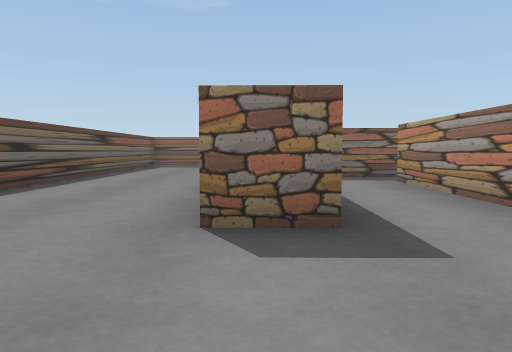
view 1 (above)

22 first-person views from a walk through a Unity game level. The camera is 0.55 m above the floor, tilts 4° down and sees 70° across. The floor is counted in squares, 1 m on a side. Each view is taken from the middle of a square. On the plan, view 1 faces up. The plan holds only what a view shows up to about 9 squares ahead; the rest is blank. The place goes on beyond the plan. The player character is not drawn.

view 2
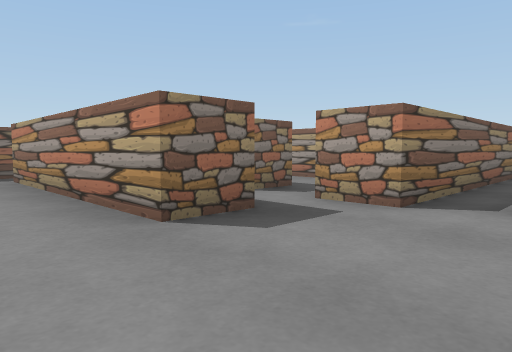

view 3
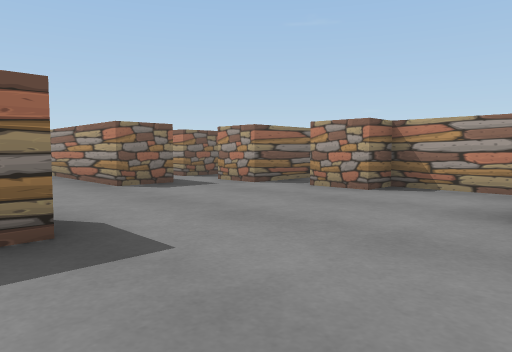

view 4
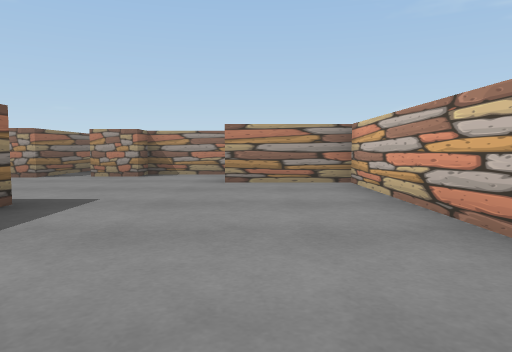

view 5
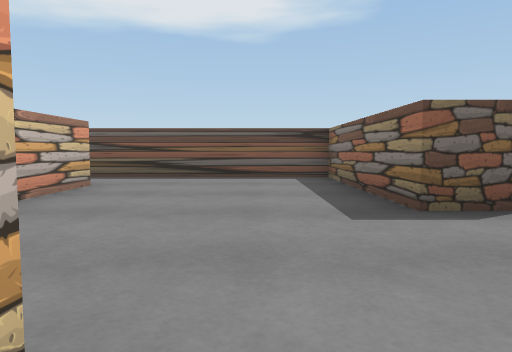

view 6
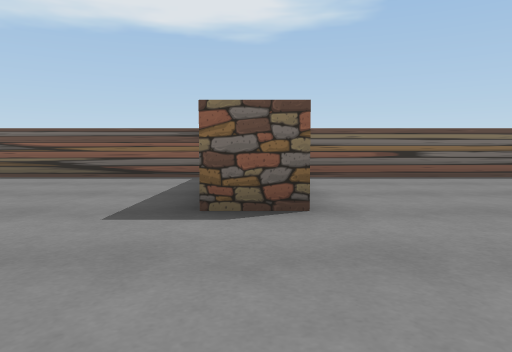

view 7
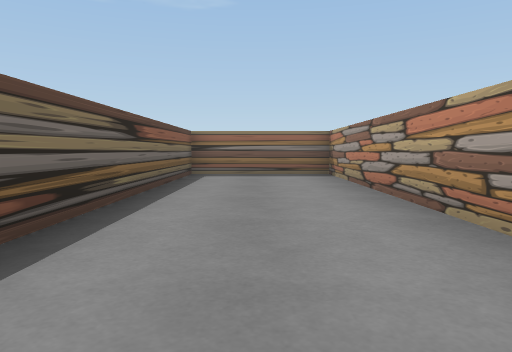

view 8
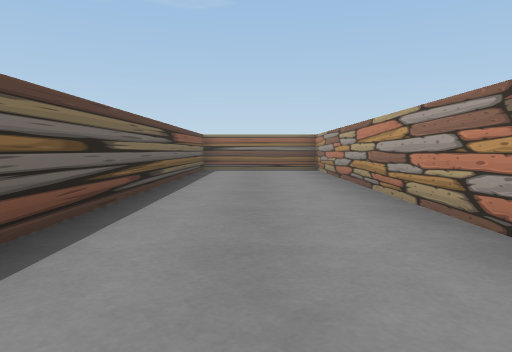

view 9
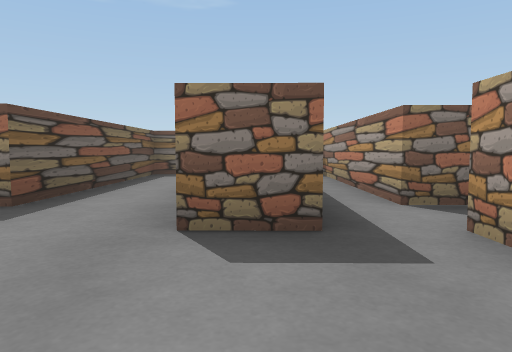

view 10
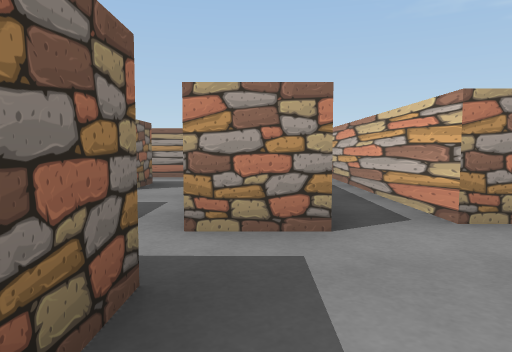

view 11
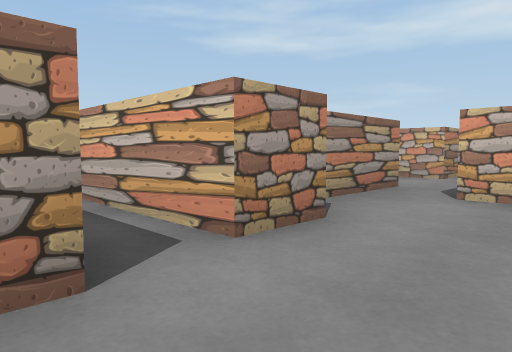

view 12
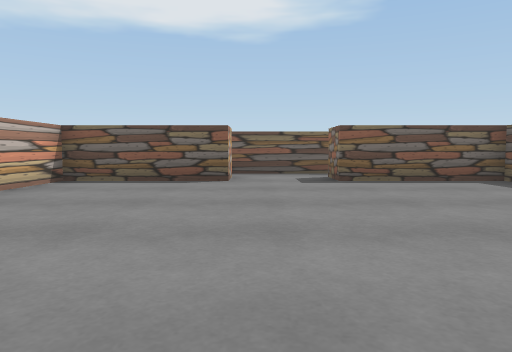

view 13
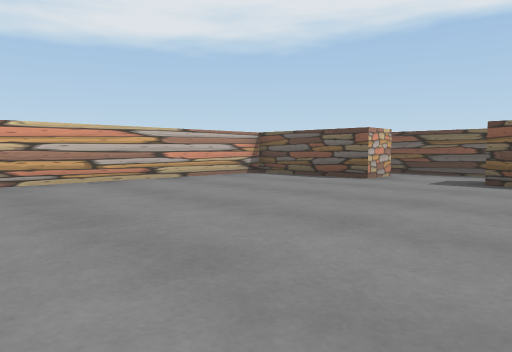

view 14
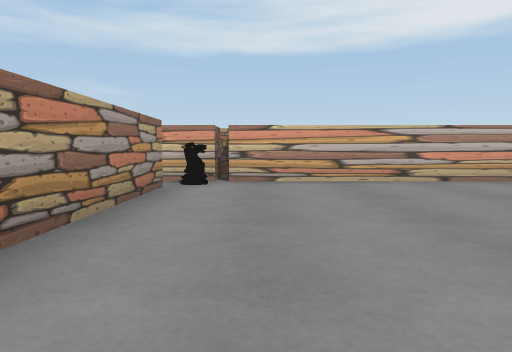

view 15
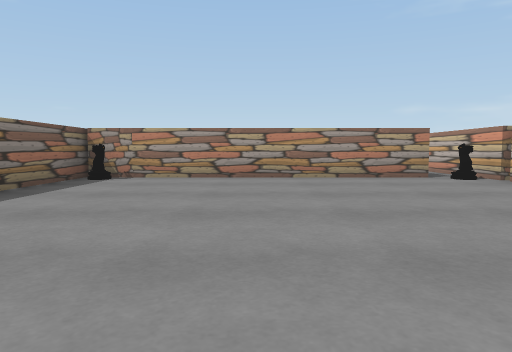

view 16
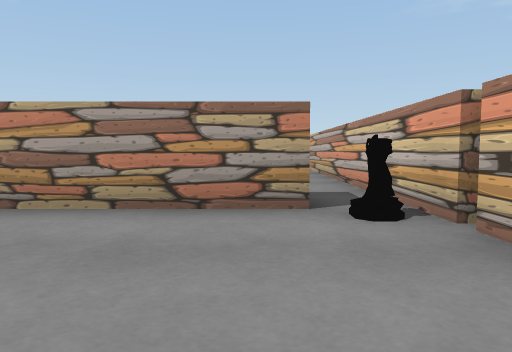

view 17
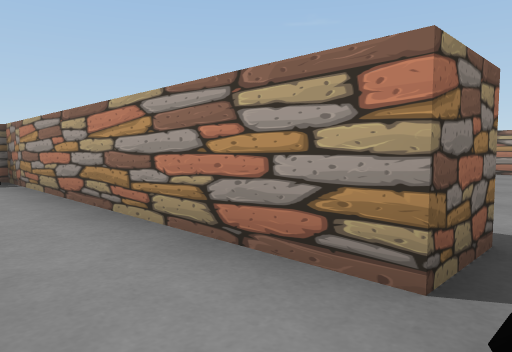

view 18
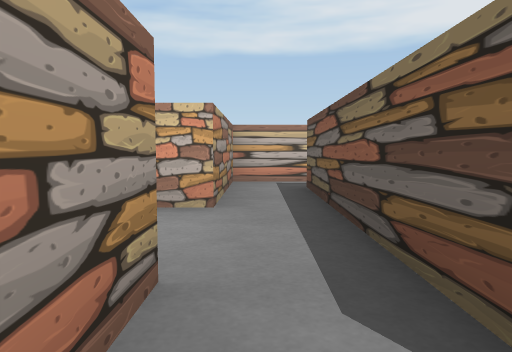

view 19
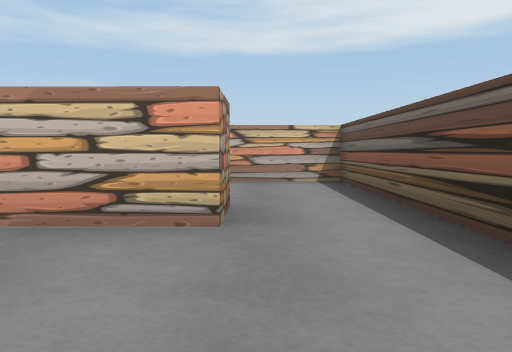

view 20
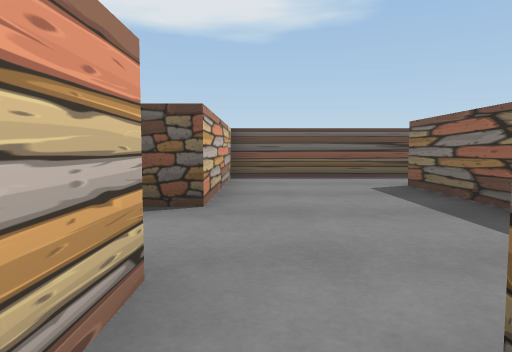

view 21
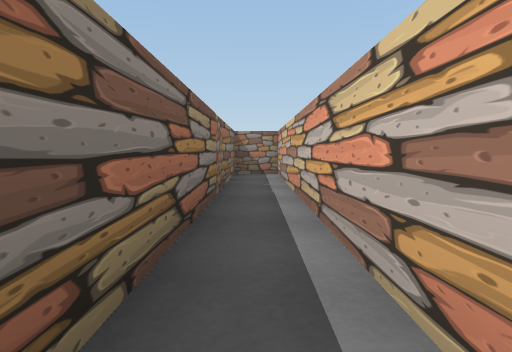

view 22
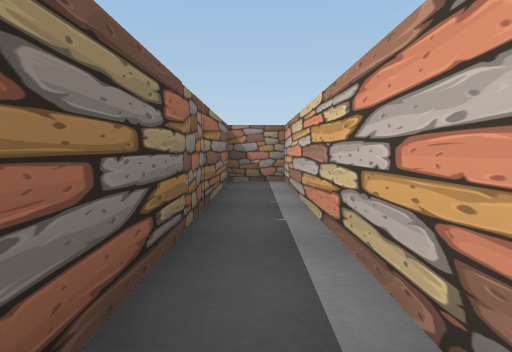

### Floor plan
Points are (right, up) in squares from view 1. A wall is a line through its corners. A room is listed if a view was taken in it or the views show most of it. See-through windows are left out.
Room 1 (views 1, 2, 3, 4, 5, 6, 7, 8, 9, 10, 11, 18, 19, 21, 22)
walls: (0.7, -0.5) (0.7, -1.5) (-3.5, -1.5) (-3.5, -5.5); (3.5, 1.5) (2.5, 1.5) (2.5, 6.5); (-0.4, 4.2) (-0.3, 12.5) (-3.5, 12.5) (-3.5, 0); (5.5, 2.5) (4.5, 2.5) (4.5, 7.2); (3, 7.4) (0.7, 7.5) (0.7, 2.6) (-0.5, 2.6); (5.4, -3.5) (5.4, -1.5) (4.7, -1.5) (4.7, -0.5) (13.4, -0.5) (13.4, 0.5) (4.5, 0.5) (4.5, 1.5); (-1.7, -5.6) (3.3, -5.6) (3.3, -3.5) (4.3, -3.5)
ways out: opening at (-2.5, -6) to room 4; opening at (5, -4) to room 5; opening at (5, 2)
Room 2 (views 12, 13, 14, 15, 16, 17)
walls: (5.4, -6.5) (6.4, -6.5) (6.4, -9.5) (12.5, -9.5); (13.4, -8.5) (13.4, -1.5) (10.9, -1.5); (6.4, -1.5) (6.4, -4.5) (5.4, -4.5)
ways out: opening at (6, -5.5) to room 5; opening at (14, -9)
objects: other object (13, -9); other object (13, -2)
Room 3 (view 20)
walls: (4.2, -6.6) (4.2, -8.5); (3.6, -9.5) (5.4, -9.5) (5.4, -6.5)
ways out: opening at (4, -9) to room 4; opening at (5, -7.5) to room 5
Room 4 (no view inside)
walls: (0.6, -6.6) (-1.7, -6.6) (-1.7, -5.6); (2.4, -9.5) (3.6, -9.5); (-3.5, -5.5) (-3.5, -9.4) (0.7, -9.5) (0.7, -10.1)
ways out: opening at (-2.5, -6) to room 1; opening at (4, -9) to room 3
Room 5 (no view inside)
walls: (5.4, -4.5) (5.4, -3.5); (4.3, -4) (4.2, -6.6)
ways out: opening at (5, -4) to room 1; opening at (6, -5.5) to room 2; opening at (5, -7.5) to room 3

Where each view was taken, in squares from view 1:
view 1: 0 up, 0 right, facing up
view 2: 1 down, 1 right, facing up-right
view 3: 4 down, 0 right, facing up-right
view 4: 4 down, 3 left, facing right
view 5: 3 down, 4 right, facing left
view 6: 1 down, 4 right, facing left
view 7: 4 up, 2 left, facing up
view 8: 2 up, 2 left, facing up
view 9: 1 down, 3 right, facing up
view 10: 1 up, 2 right, facing right
view 11: 1 up, 3 right, facing down-right
view 12: 6 down, 13 right, facing left
view 13: 3 down, 13 right, facing down-left
view 14: 3 down, 12 right, facing down
view 15: 5 down, 6 right, facing right
view 16: 8 down, 10 right, facing right
view 17: 9 down, 12 right, facing up-right
view 18: 3 down, 5 right, facing down
view 19: 3 down, 2 left, facing down
view 20: 9 down, 4 right, facing left
view 21: 0 up, 5 right, facing right
view 22: 0 up, 7 right, facing right
